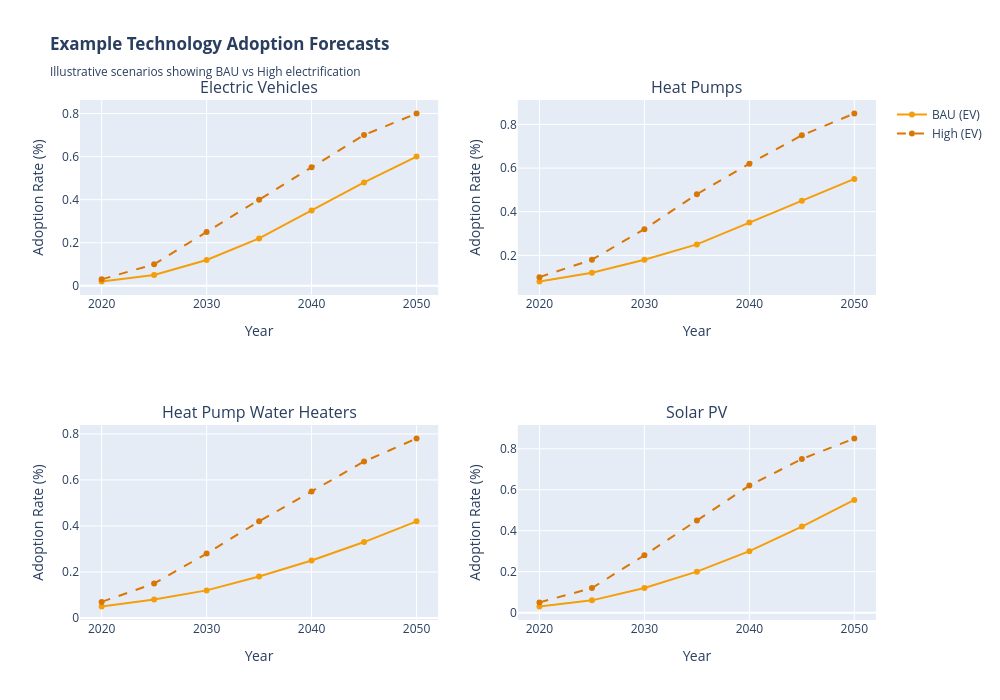

The notebook cell this image was saved under:
### Markdown cell above
## Example Technology Adoption Forecasts

Below are examples of what technology adoption forecasts look like in BICEP. These illustrative forecasts show the typical trajectory from a base year to an end year.

### Code cell
# Create example technology adoption forecast visualization
years = np.array([2020, 2025, 2030, 2035, 2040, 2045, 2050])

# BAU scenario - conservative adoption
bau_ev = np.array([2, 5, 12, 22, 35, 48, 60]) / 100  # percentage of buildings
bau_hp = np.array([8, 12, 18, 25, 35, 45, 55]) / 100
bau_hpwh = np.array([5, 8, 12, 18, 25, 33, 42]) / 100
bau_pv = np.array([3, 6, 12, 20, 30, 42, 55]) / 100

# High scenario - aggressive adoption
high_ev = np.array([3, 10, 25, 40, 55, 70, 80]) / 100
high_hp = np.array([10, 18, 32, 48, 62, 75, 85]) / 100
high_hpwh = np.array([7, 15, 28, 42, 55, 68, 78]) / 100
high_pv = np.array([5, 12, 28, 45, 62, 75, 85]) / 100

# Create subplots
fig = make_subplots(
    rows=2, cols=2,
    subplot_titles=('Electric Vehicles', 'Heat Pumps', 'Heat Pump Water Heaters', 'Solar PV'),
    specs=[[{}, {}], [{}, {}]]
)

# EV adoption
fig.add_trace(go.Scatter(x=years, y=bau_ev, name='BAU (EV)', mode='lines+markers', 
                          line=dict(color='#f59e0b', width=2)), row=1, col=1)
fig.add_trace(go.Scatter(x=years, y=high_ev, name='High (EV)', mode='lines+markers',
                          line=dict(color='#d97706', width=2, dash='dash')), row=1, col=1)

# Heat Pump adoption
fig.add_trace(go.Scatter(x=years, y=bau_hp, name='BAU (HP)', mode='lines+markers',
                          line=dict(color='#f59e0b', width=2), showlegend=False), row=1, col=2)
fig.add_trace(go.Scatter(x=years, y=high_hp, name='High (HP)', mode='lines+markers',
                          line=dict(color='#d97706', width=2, dash='dash'), showlegend=False), row=1, col=2)

# Heat Pump Water Heater adoption
fig.add_trace(go.Scatter(x=years, y=bau_hpwh, name='BAU (HPWH)', mode='lines+markers',
                          line=dict(color='#f59e0b', width=2), showlegend=False), row=2, col=1)
fig.add_trace(go.Scatter(x=years, y=high_hpwh, name='High (HPWH)', mode='lines+markers',
                          line=dict(color='#d97706', width=2, dash='dash'), showlegend=False), row=2, col=1)

# Solar PV adoption
fig.add_trace(go.Scatter(x=years, y=bau_pv, name='BAU (PV)', mode='lines+markers',
                          line=dict(color='#f59e0b', width=2), showlegend=False), row=2, col=2)
fig.add_trace(go.Scatter(x=years, y=high_pv, name='High (PV)', mode='lines+markers',
                          line=dict(color='#d97706', width=2, dash='dash'), showlegend=False), row=2, col=2)

# Update y-axes
fig.update_yaxes(title_text="Adoption Rate (%)", row=1, col=1)
fig.update_yaxes(title_text="Adoption Rate (%)", row=1, col=2)
fig.update_yaxes(title_text="Adoption Rate (%)", row=2, col=1)
fig.update_yaxes(title_text="Adoption Rate (%)", row=2, col=2)

# Update x-axes
for i in range(1, 3):
    for j in range(1, 3):
        fig.update_xaxes(title_text="Year", row=i, col=j)

fig.update_layout(height=700, width=1000, 
                  title_text="<b>Example Technology Adoption Forecasts</b><br><sub>Illustrative scenarios showing BAU vs High electrification</sub>",
                  hovermode='x unified')
fig.show()

print("\nThese adoption trajectories represent the % of buildings with each technology installed.")
print("The gap between BAU and High scenarios shows the impact of policy and market conditions.")

### Figure 1 — Plotly figure (JSON) as saved in the notebook; plotly's stock layout.template omitted (floating-point values rounded to 4 significant figures)
{"data": [{"line": {"color": "#f59e0b", "width": 2}, "mode": "lines+markers", "name": "BAU (EV)", "type": "scatter", "x": [2020, 2025, 2030, 2035, 2040, 2045, 2050], "xaxis": "x", "y": [0.02, 0.05, 0.12, 0.22, 0.35, 0.48, 0.6], "yaxis": "y"}, {"line": {"color": "#d97706", "dash": "dash", "width": 2}, "mode": "lines+markers", "name": "High (EV)", "type": "scatter", "x": [2020, 2025, 2030, 2035, 2040, 2045, 2050], "xaxis": "x", "y": [0.03, 0.1, 0.25, 0.4, 0.55, 0.7, 0.8], "yaxis": "y"}, {"line": {"color": "#f59e0b", "width": 2}, "mode": "lines+markers", "name": "BAU (HP)", "showlegend": false, "type": "scatter", "x": [2020, 2025, 2030, 2035, 2040, 2045, 2050], "xaxis": "x2", "y": [0.08, 0.12, 0.18, 0.25, 0.35, 0.45, 0.55], "yaxis": "y2"}, {"line": {"color": "#d97706", "dash": "dash", "width": 2}, "mode": "lines+markers", "name": "High (HP)", "showlegend": false, "type": "scatter", "x": [2020, 2025, 2030, 2035, 2040, 2045, 2050], "xaxis": "x2", "y": [0.1, 0.18, 0.32, 0.48, 0.62, 0.75, 0.85], "yaxis": "y2"}, {"line": {"color": "#f59e0b", "width": 2}, "mode": "lines+markers", "name": "BAU (HPWH)", "showlegend": false, "type": "scatter", "x": [2020, 2025, 2030, 2035, 2040, 2045, 2050], "xaxis": "x3", "y": [0.05, 0.08, 0.12, 0.18, 0.25, 0.33, 0.42], "yaxis": "y3"}, {"line": {"color": "#d97706", "dash": "dash", "width": 2}, "mode": "lines+markers", "name": "High (HPWH)", "showlegend": false, "type": "scatter", "x": [2020, 2025, 2030, 2035, 2040, 2045, 2050], "xaxis": "x3", "y": [0.07, 0.15, 0.28, 0.42, 0.55, 0.68, 0.78], "yaxis": "y3"}, {"line": {"color": "#f59e0b", "width": 2}, "mode": "lines+markers", "name": "BAU (PV)", "showlegend": false, "type": "scatter", "x": [2020, 2025, 2030, 2035, 2040, 2045, 2050], "xaxis": "x4", "y": [0.03, 0.06, 0.12, 0.2, 0.3, 0.42, 0.55], "yaxis": "y4"}, {"line": {"color": "#d97706", "dash": "dash", "width": 2}, "mode": "lines+markers", "name": "High (PV)", "showlegend": false, "type": "scatter", "x": [2020, 2025, 2030, 2035, 2040, 2045, 2050], "xaxis": "x4", "y": [0.05, 0.12, 0.28, 0.45, 0.62, 0.75, 0.85], "yaxis": "y4"}], "layout": {"annotations": [{"font": {"size": 16}, "showarrow": false, "text": "Electric Vehicles", "x": 0.225, "xanchor": "center", "xref": "paper", "y": 1, "yanchor": "bottom", "yref": "paper"}, {"font": {"size": 16}, "showarrow": false, "text": "Heat Pumps", "x": 0.775, "xanchor": "center", "xref": "paper", "y": 1, "yanchor": "bottom", "yref": "paper"}, {"font": {"size": 16}, "showarrow": false, "text": "Heat Pump Water Heaters", "x": 0.225, "xanchor": "center", "xref": "paper", "y": 0.375, "yanchor": "bottom", "yref": "paper"}, {"font": {"size": 16}, "showarrow": false, "text": "Solar PV", "x": 0.775, "xanchor": "center", "xref": "paper", "y": 0.375, "yanchor": "bottom", "yref": "paper"}], "height": 700, "hovermode": "x unified", "title": {"text": "<b>Example Technology Adoption Forecasts</b><br><sub>Illustrative scenarios showing BAU vs High electrification</sub>"}, "width": 1000, "xaxis": {"anchor": "y", "domain": [0, 0.45], "title": {"text": "Year"}}, "xaxis2": {"anchor": "y2", "domain": [0.55, 1], "title": {"text": "Year"}}, "xaxis3": {"anchor": "y3", "domain": [0, 0.45], "title": {"text": "Year"}}, "xaxis4": {"anchor": "y4", "domain": [0.55, 1], "title": {"text": "Year"}}, "yaxis": {"anchor": "x", "domain": [0.625, 1], "title": {"text": "Adoption Rate (%)"}}, "yaxis2": {"anchor": "x2", "domain": [0.625, 1], "title": {"text": "Adoption Rate (%)"}}, "yaxis3": {"anchor": "x3", "domain": [0, 0.375], "title": {"text": "Adoption Rate (%)"}}, "yaxis4": {"anchor": "x4", "domain": [0, 0.375], "title": {"text": "Adoption Rate (%)"}}}}
